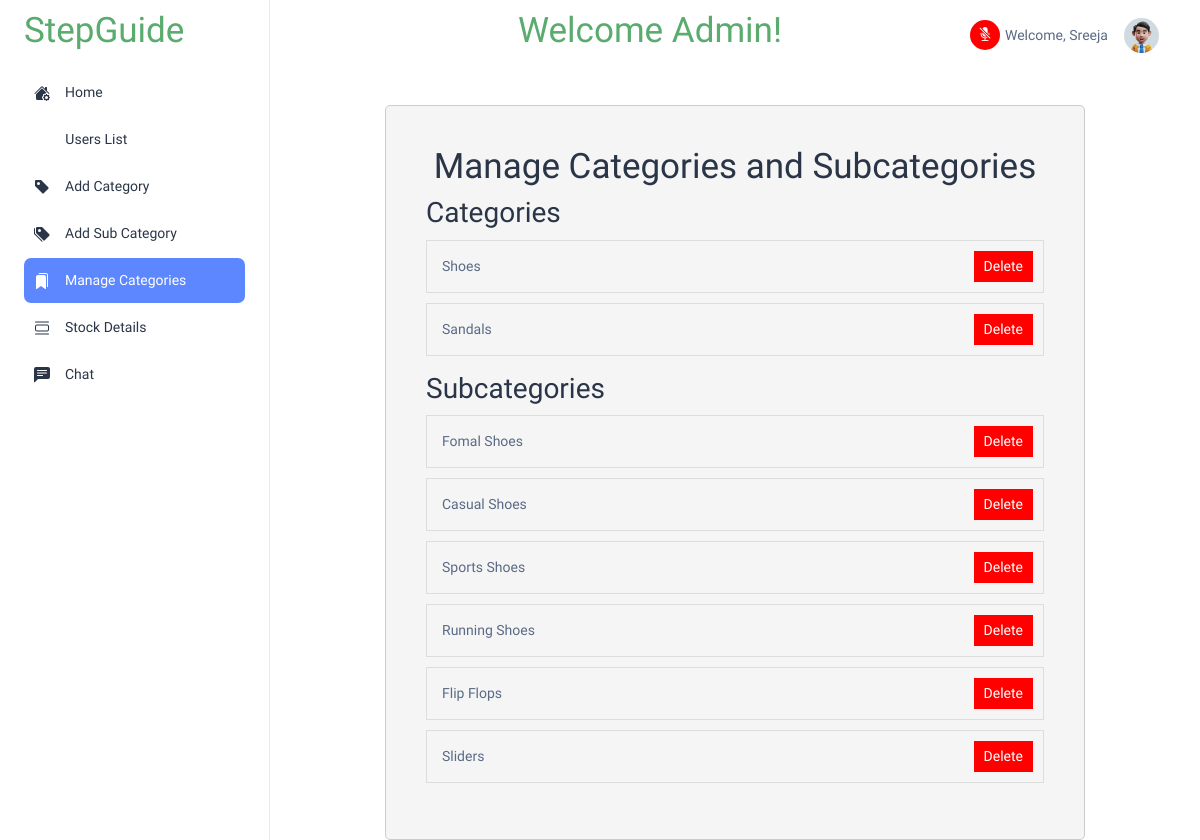
Page /manage_categories/ (signed in) on the earlier database version.
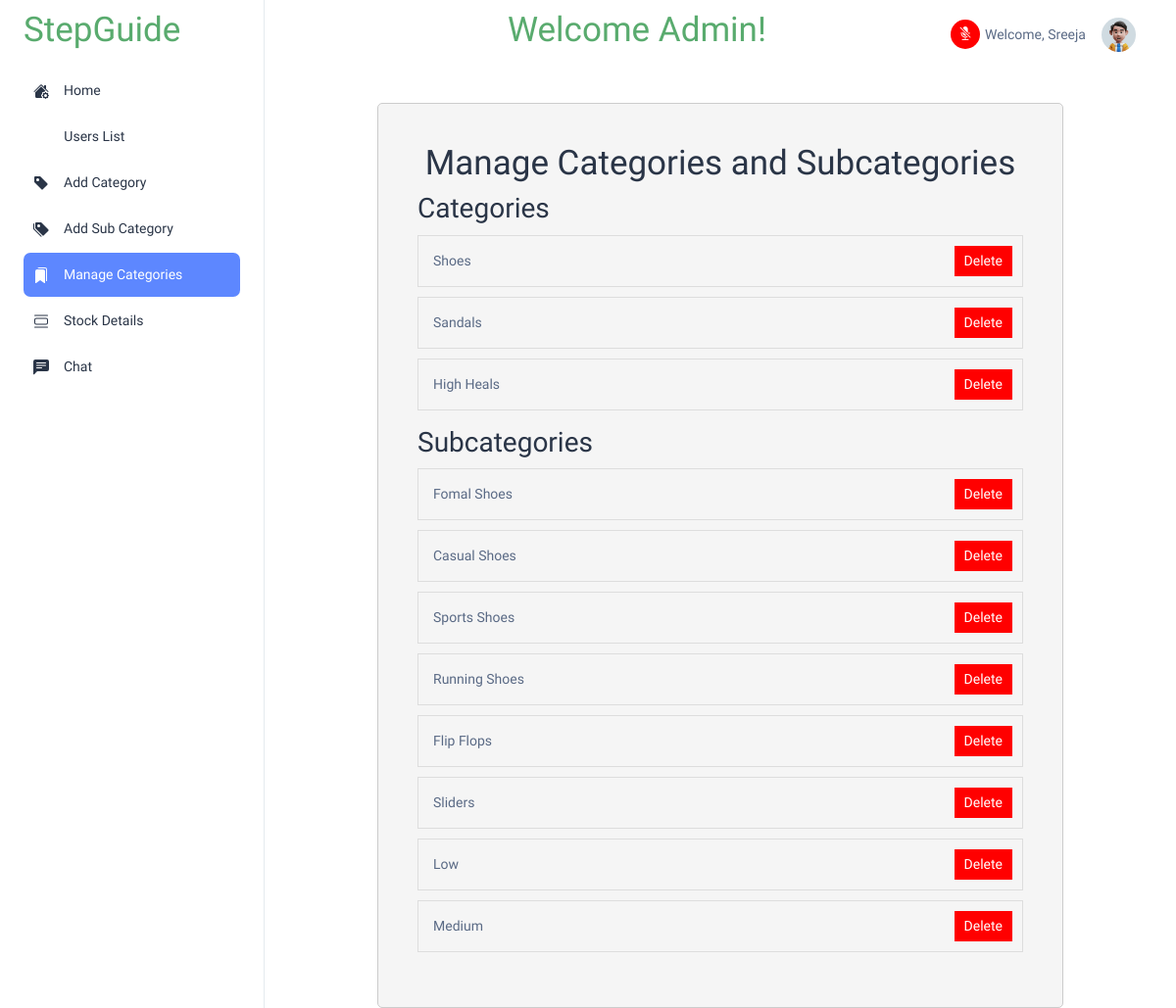
Same page on the later database version.
### StepGuideApp/models.py (models this page shows, shortened)
class CustomUser(AbstractUser):
    CLIENT = 1
    ADMIN = 2
    MERCHANT = 3
    AGENT = 4
    ROLE_CHOICE = (
        (CLIENT, 'Client'),
        (ADMIN,'Admin'),
        (MERCHANT,'Merchant'),
        (AGENT,'Agent'),
    )
    username = models.CharField(max_length=100,unique=True)
    first_name = models.CharField(max_length=100,)
    last_name = models.CharField(max_length=100)
    email = models.EmailField(max_length=100,unique=True)
    phone_no = models.CharField(max_length=12)
    user_type = models.PositiveSmallIntegerField(choices=ROLE_CHOICE, blank=True, null=True)
    object = UserManager()
    USERNAME_FIELD = 'username'
    REQUIRED_FIELDS = ['phone_no','email','first_name','last_name','password']

class Category(models.Model):
    category_name = models.CharField(max_length=30, default='Unknown')
    descriptioncat = models.CharField(max_length=500, null=False, blank=False, default="Default category description")
    status=models.BooleanField(default=False)

class Subcategory(models.Model):
    category = models.ForeignKey(Category, on_delete=models.CASCADE)
    name = models.CharField(max_length=50, null=False, blank=False)
    description = models.CharField(max_length=500, null=False, blank=False, default="Default subcategory description")
    status = models.BooleanField(default=False)

### StepGuideApp/views.py (the view, shortened to what this page needs)
# urls.py: path('manage_categories/', views.manage_categories, name='manage_categories'),
def manage_categories(request):
    if request.user.is_authenticated:
        categories = Category.objects.filter(status=False)
        subcategories = Subcategory.objects.all()
        context = {
            'categories': categories,
            'subcategories': subcategories,
        }
        return render(request, "manage_categories.html", context)
    else:
        return redirect('index')

### template/manage_categories.html (shortened to what this page needs)
{% load static %}
<!doctype html>
<html lang="en">
<head>
  <link rel="stylesheet" href="{% static "dashboard1/css/styles.min.css" %}" />
  <link rel="stylesheet" href="https://cdn.jsdelivr.net/npm/bootstrap-icons@1.11.3/font/bootstrap-icons.min.css">
</head>
<body>
  <div class="page-wrapper" id="main-wrapper" data-layout="vertical" data-navbarbg="skin6" data-sidebartype="full"
    data-sidebar-position="fixed" data-header-position="fixed">
    <aside class="left-sidebar">
      <div>
        <div class="brand-logo d-flex align-items-center justify-content-between">
          <a class="font-weight-bold logo h1 align-self-center text-decoration-none" href="{% url "index" %}" style="color: #59ab6e;"> StepGuide </a>
        </div>
        <nav class="sidebar-nav scroll-sidebar" data-simplebar="">
          <ul id="sidebarnav">
            <li class="sidebar-item">
              <a class="sidebar-link" href={% url "dashboard1" %} aria-expanded="false">
                <span>
                </span>
                <span class="hide-menu">Home</span>
              </a>
            </li>
            <li class="sidebar-item">
              <a class="sidebar-link" href="{% url "userview" %}" aria-expanded="false">
                <span>
                  <i class="ti ti-file-description"></i>
                </span>
                <span class="hide-menu">Users List</span>
              </a>
            </li>
            <li class="sidebar-item">
              <a class="sidebar-link" href="{% url "add_category" %}" aria-expanded="false">
                <span>
                  <svg xmlns="http://www.w3.org/2000/svg" width="16" height="16" fill="currentColor" class="bi bi-tag-fill" viewBox="0 0 16 16">
                    <path d="M2 1a1 1 0 0 0-1 1v4.586a1 1 0 0 0 .293.707l7 7a1 1 0 0 0 1.414 0l4.586-4.586a1 1 0 0 0 0-1.414l-7-7A1 1 0 0 0 6.586 1zm4 3.5a1.5 1.5 0 1 1-3 0 1.5 1.5 0 0 1 3 0"/>
                  </svg>
                </span>
                <span class="hide-menu">Add Category</span>
              </a>
            </li>
            <li class="sidebar-item">
              <a class="sidebar-link" href="{% url "add_subcategory" %}" aria-expanded="false">
                <span>
                </span>
                <span class="hide-menu">Add Sub Category</span>
              </a>
            </li>
            <li class="sidebar-item">
              <a class="sidebar-link" href="{% url "manage_categories" %}" aria-expanded="false">
                <span>
                </span>
                <span class="hide-menu">Manage Categories</span>
              </a>
            </li>
            <li class="sidebar-item">
              <a class="sidebar-link" href="{% url "astock_details" %}" aria-expanded="false">
                <span>
                </span>
                <span class="hide-menu">Stock Details</span>
              </a>
            </li>
            <li class="sidebar-item">
              <a class="sidebar-link" href="{% url "messages_page" %}" aria-expanded="false">
                <span>
                </span>
                <span class="hide-menu">Chat</span>
              </a>
            </li>
          </ul>
        </nav>
      </div>
    </aside>
    <div class="body-wrapper">
      <header class="app-header">
        <nav class="navbar navbar-expand-lg navbar-light">
          <div class="navbar-collapse justify-content-end px-0" id="navbarNav">
            <p class="font-weight-bold logo h1 align-self-center text-decoration-none" style="color: #59ab6e;">Welcome Admin!</p>
          </div>
          <button id="startButton"><i class="bi bi-mic-mute-fill text-white"></i></button>
          <div class="navbar-collapse justify-content-end px-0" id="navbarNav">
            <ul class="navbar-nav flex-row ms-auto align-items-center justify-content-end">
              Welcome, {{ user.first_name }}
              <li class="nav-item dropdown">
                <a class="nav-link nav-icon-hover" href="javascript:void(0)" id="drop2" data-bs-toggle="dropdown"
                  aria-expanded="false">
                  <img src="{% static "dashboard1/images/profile/user-1.jpg" %}" alt="" width="35" height="35" class="rounded-circle">
                </a>
              </li>
            </ul>
          </div>
        </nav>
      </header>
      <br> <br> <br> <br> <br>
      <div class="form-container">
        <h1>Manage Categories and Subcategories</h1>
        <h2>Categories</h2>
        <ul>
            {% for category in categories %}
                <li class="category-item">
                    <div class="category-box">
                        <div class="category-info">
                            {{ category.category_name }}
                        </div>
                        <form method="post">
                            <button type="submit" name="delete_category" class="delete-button">Delete</button>
                        </form>
                    </div>
                </li>
            {% endfor %}
        </ul>
        <h2>Subcategories</h2>
        <ul>
            {% for subcategory in subcategories %}
                <li class="subcategory-item">
                    <div class="subcategory-box">
                        <div class="subcategory-info">
                            {{ subcategory.name }}
                        </div>
                        <form method="post">
                            <button type="submit" name="delete_subcategory" class="delete-button">Delete</button>
                        </form>
                    </div>
                </li>
            {% endfor %}
        </ul>
    </div>
    </div>
</body>
</html>

### template/manage_categories.html (style rules this page uses)
.form-container { max-width: 700px; margin: 0 auto; padding: 40px; background-color: #f5f5f5; border: 1px solid #ccc; border-radius: 5px; }
h1 { text-align: center; }
form { text-align: left; }
.category-box, .subcategory-box { display: flex; justify-content: space-between; align-items: center; border: 1px solid #ddd; padding: 10px; margin: 10px 0; }
.category-info, .subcategory-info { flex: 1; padding: 5px; }
.delete-button { background-color: #ff0000; color: white; border: none; padding: 5px 10px; cursor: pointer; }
#startButton { z-index: 1; position: fixed; right: 200px; height: 30px; width: 30px; border-radius: 100%; border: none; background-color: #ff0000; }

Differences in the rows shown:
added Category: category_name "High Heals"
added Subcategory: name "Low"
added Subcategory: name "Medium"
